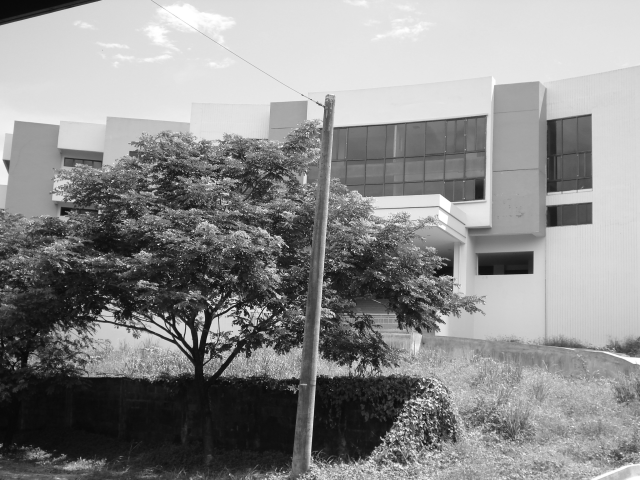
#> input picture pa1/images/building.tif, 640 x 480 px
$ jupyter execute cs282_pa_1_item_6_uy.ipynb   (shell and % lines are left out)
#> lines starting #> are read from the running program, lines starting #| are printed output that depends on the picture
# CS 282
### Programming Assignment 1
#### Item 6

Jan Lendl R. Uy

2019-00312

#### Sytem Specifications
- macOS Sequoia 15.0.1
- Macbook Air M1 (ARM), 8-Core CPU and 8-Core GPU

[cell 1]
import cv2
import matplotlib.pyplot as plt

[cell 2]
def read_image(image_path):
    """Read image in grayscale"""
    return cv2.imread(image_path, cv2.IMREAD_GRAYSCALE)

[cell 3]
def display_all_steps(original, blurred, mask, enhanced, title="Unsharp Masking Steps"):
    """Display all steps of unsharp masking process"""
    fig, axes = plt.subplots(2, 2, figsize=(15, 12))
    fig.suptitle(title, fontsize=16)

    # Original image
    axes[0,0].imshow(original, cmap='gray')
    axes[0,0].set_title('Original Image')
    axes[0,0].axis('off')

    # Blurred image
    axes[0,1].imshow(blurred, cmap='gray')
    axes[0,1].set_title('Blurred Image')
    axes[0,1].axis('off')

    # Mask
    axes[1,0].imshow(mask, cmap='gray')
    axes[1,0].set_title('Mask (Original - Blurred)')
    axes[1,0].axis('off')

    # Enhanced image
    axes[1,1].imshow(enhanced, cmap='gray')
    axes[1,1].set_title('Enhanced Image')
    axes[1,1].axis('off')

    plt.tight_layout()
    plt.show()

[cell 4]
def unsharp_masking(image, kernel_size=(5,5), sigma=2.0, amount=1.5):
    """
    Apply unsharp masking to the image

    Parameters:
    - image: input image
    - kernel_size: size of Gaussian blur kernel
    - sigma: standard deviation for Gaussian blur
    - amount: weight of the mask to add back

    Returns:
    - enhanced image
    - intermediate results (blurred, mask)
    """
    # Step 1: Create blurred version of the image
    blurred = cv2.GaussianBlur(image, kernel_size, sigma)

    # Step 2: Create the mask by subtracting blurred from original
    mask = cv2.subtract(image, blurred)

    # Step 3: Add weighted mask back to original
    enhanced = cv2.addWeighted(image, 1.0, mask, amount, 0)

    return enhanced, blurred, mask

[cell 5]
# Process the building.tif image
image = cv2.imread("images/building.tif", cv2.IMREAD_GRAYSCALE)
#> image is the input picture: shape (480, 640); min 7, max 255, mean 139.7

# Try different parameters
# Version 1: Moderate enhancement
enhanced1, blurred1, mask1 = unsharp_masking(image,
                                            kernel_size=(5,5),
                                            sigma=2.0,
                                            amount=1.5)
#> in unsharp_masking, `blurred = cv2.GaussianBlur(image, kernel_size, sigma)`:
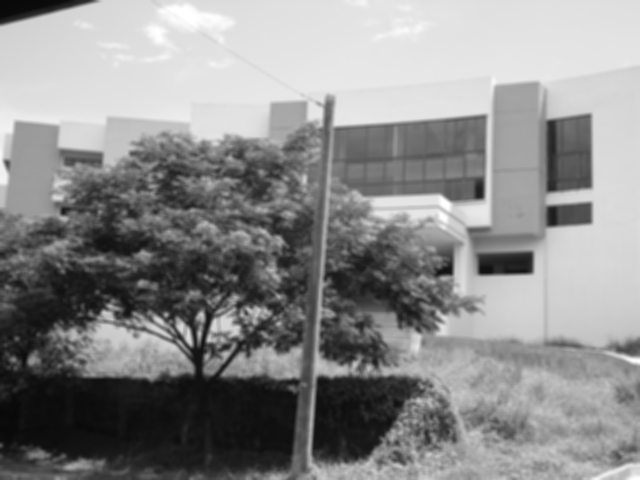
#> blurred: shape (480, 640); min 8, max 255, mean 139.7
#> in unsharp_masking, `mask = cv2.subtract(image, blurred)`:
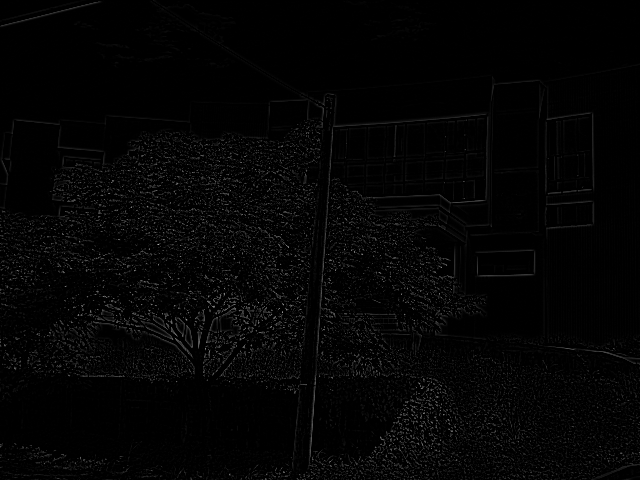
#> mask: shape (480, 640); min 0, max 172, mean 4.2
#> in unsharp_masking, `enhanced = cv2.addWeighted(image, 1.0, mask, amount, 0)`:
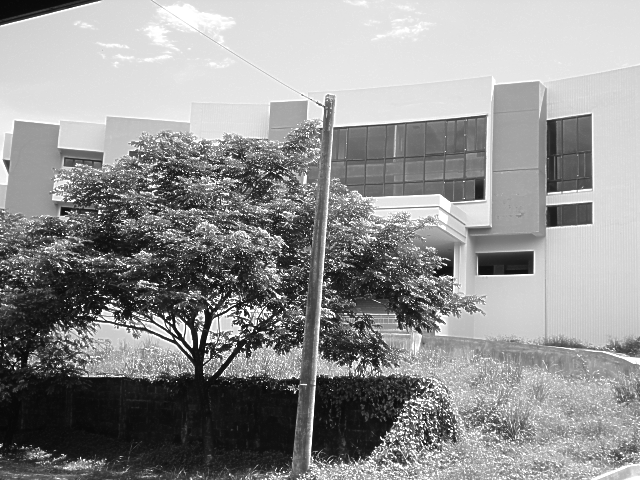
#> enhanced: shape (480, 640); min 7, max 255, mean 145.5
display_all_steps(image, blurred1, mask1, enhanced1,
                    "Unsharp Masking - Moderate Enhancement")
#> in display_all_steps, `plt.show()`:
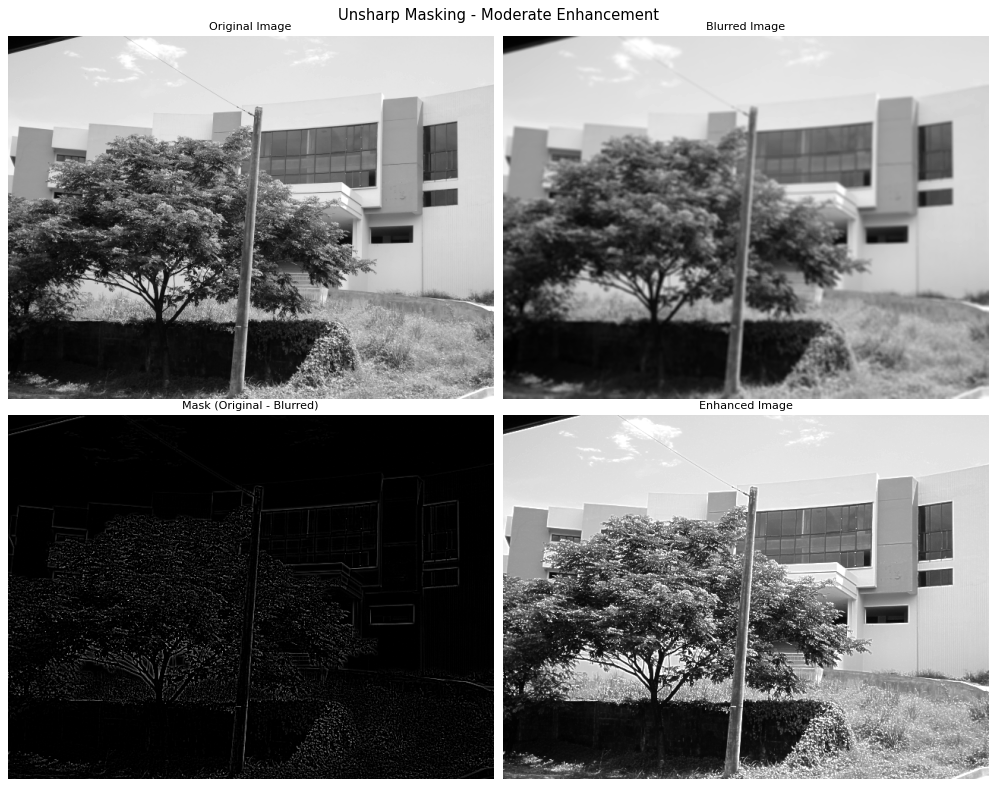
#> figure drawn by matplotlib, 4 panels

# Version 2: Stronger enhancement
enhanced2, blurred2, mask2 = unsharp_masking(image,
                                            kernel_size=(7,7),
                                            sigma=3.0,
                                            amount=2.0)
display_all_steps(image, blurred2, mask2, enhanced2,
                    "Unsharp Masking - Stronger Enhancement")

# Compare original vs both enhancements
plt.figure(figsize=(15, 5))

plt.subplot(131)
plt.imshow(image, cmap='gray')
plt.title('Original Image')
plt.axis('off')

plt.subplot(132)
plt.imshow(enhanced1, cmap='gray')
plt.title('Moderate Enhancement')
plt.axis('off')

plt.subplot(133)
plt.imshow(enhanced2, cmap='gray')
plt.title('Stronger Enhancement')
plt.axis('off')

plt.tight_layout()
plt.show()

$ run again, with pa1/images/cameraman1.jpg saved as pa1/images/building.tif
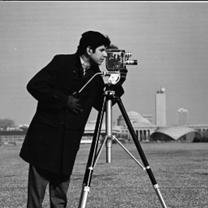
#> input picture pa1/images/cameraman1.jpg, 208 x 208 px
#> image is the input picture: shape (208, 208); min 0, max 255, mean 119.3
#> in unsharp_masking, `mask = cv2.subtract(image, blurred)`:
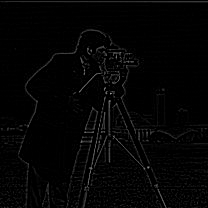
#> mask: shape (208, 208); min 0, max 153, mean 4.4
#> in unsharp_masking (call 2), `enhanced = cv2.addWeighted(image, 1.0, mask, amount, 0)`:
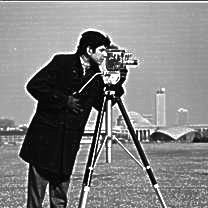
#> enhanced: shape (208, 208); min 0, max 255, mean 127.8

$ run again, with pa1/images/cameraman2.jpg saved as pa1/images/building.tif
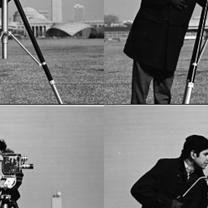
#> input picture pa1/images/cameraman2.jpg, 208 x 208 px
#> image is the input picture: shape (208, 208); min 0, max 255, mean 119.3
#> in unsharp_masking, `mask = cv2.subtract(image, blurred)`:
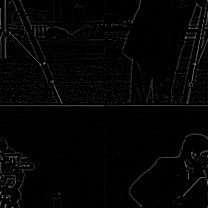
#> mask: shape (208, 208); min 0, max 147, mean 4.5
#> in unsharp_masking (call 2), `enhanced = cv2.addWeighted(image, 1.0, mask, amount, 0)`:
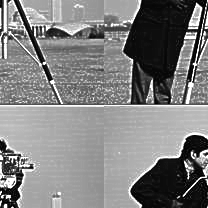
#> enhanced: shape (208, 208); min 0, max 255, mean 127.9
